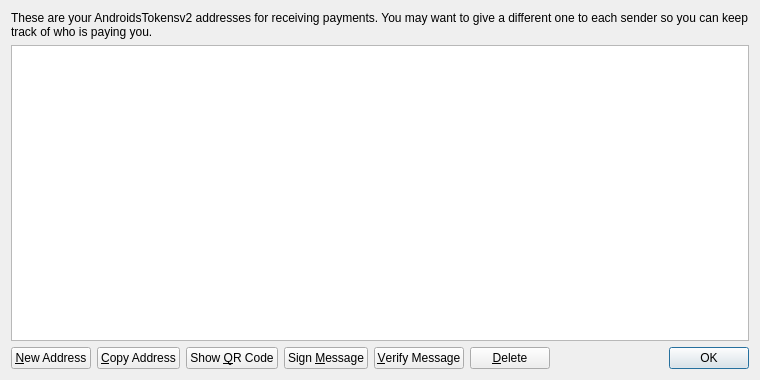
<?xml version="1.0" encoding="UTF-8"?>
<ui version="4.0">
 <class>AddressBookPage</class>
 <widget class="QWidget" name="AddressBookPage">
  <property name="geometry">
   <rect>
    <x>0</x>
    <y>0</y>
    <width>760</width>
    <height>380</height>
   </rect>
  </property>
  <property name="windowTitle">
   <string>Address Book</string>
  </property>
  <layout class="QVBoxLayout" name="verticalLayout">
   <item>
    <widget class="QLabel" name="labelExplanation">
     <property name="text">
      <string>These are your AndroidsTokensv2 addresses for receiving payments. You may want to give a different one to each sender so you can keep track of who is paying you.</string>
     </property>
     <property name="textFormat">
      <enum>Qt::PlainText</enum>
     </property>
     <property name="wordWrap">
      <bool>true</bool>
     </property>
    </widget>
   </item>
   <item>
    <widget class="QTableView" name="tableView">
     <property name="contextMenuPolicy">
      <enum>Qt::CustomContextMenu</enum>
     </property>
     <property name="toolTip">
      <string>Double-click to edit address or label</string>
     </property>
     <property name="tabKeyNavigation">
      <bool>false</bool>
     </property>
     <property name="alternatingRowColors">
      <bool>true</bool>
     </property>
     <property name="selectionMode">
      <enum>QAbstractItemView::SingleSelection</enum>
     </property>
     <property name="selectionBehavior">
      <enum>QAbstractItemView::SelectRows</enum>
     </property>
     <property name="sortingEnabled">
      <bool>true</bool>
     </property>
     <attribute name="verticalHeaderVisible">
      <bool>false</bool>
     </attribute>
    </widget>
   </item>
   <item>
    <layout class="QHBoxLayout" name="horizontalLayout">
     <item>
      <widget class="QPushButton" name="newAddressButton">
       <property name="toolTip">
        <string>Create a new address</string>
       </property>
       <property name="text">
        <string>&amp;New Address</string>
       </property>
       <property name="icon">
        <iconset resource="../bitcoin.qrc">
         <normaloff>:/icons/add</normaloff>:/icons/add</iconset>
       </property>
      </widget>
     </item>
     <item>
      <widget class="QPushButton" name="copyToClipboard">
       <property name="toolTip">
        <string>Copy the currently selected address to the system clipboard</string>
       </property>
       <property name="text">
        <string>&amp;Copy Address</string>
       </property>
       <property name="icon">
        <iconset resource="../bitcoin.qrc">
         <normaloff>:/icons/editcopy</normaloff>:/icons/editcopy</iconset>
       </property>
      </widget>
     </item>
     <item>
      <widget class="QPushButton" name="showQRCode">
       <property name="text">
        <string>Show &amp;QR Code</string>
       </property>
       <property name="icon">
        <iconset resource="../bitcoin.qrc">
         <normaloff>:/icons/qrcode</normaloff>:/icons/qrcode</iconset>
       </property>
      </widget>
     </item>
     <item>
      <widget class="QPushButton" name="signMessage">
       <property name="toolTip">
        <string>Sign a message to prove you own a AndroidsTokensv2 address</string>
       </property>
       <property name="text">
        <string>Sign &amp;Message</string>
       </property>
       <property name="icon">
        <iconset resource="../bitcoin.qrc">
         <normaloff>:/icons/edit</normaloff>:/icons/edit</iconset>
       </property>
      </widget>
     </item>
     <item>
      <widget class="QPushButton" name="verifyMessage">
       <property name="toolTip">
        <string>Verify a message to ensure it was signed with a specified AndroidsTokensv2 address</string>
       </property>
       <property name="text">
        <string>&amp;Verify Message</string>
       </property>
       <property name="icon">
        <iconset resource="../bitcoin.qrc">
         <normaloff>:/icons/transaction_0</normaloff>:/icons/transaction_0</iconset>
       </property>
      </widget>
     </item>
     <item>
      <widget class="QPushButton" name="deleteButton">
       <property name="toolTip">
        <string>Delete the currently selected address from the list</string>
       </property>
       <property name="text">
        <string>&amp;Delete</string>
       </property>
       <property name="icon">
        <iconset resource="../bitcoin.qrc">
         <normaloff>:/icons/remove</normaloff>:/icons/remove</iconset>
       </property>
      </widget>
     </item>
     <item>
      <spacer name="horizontalSpacer">
       <property name="orientation">
        <enum>Qt::Horizontal</enum>
       </property>
       <property name="sizeHint" stdset="0">
        <size>
         <width>40</width>
         <height>20</height>
        </size>
       </property>
      </spacer>
     </item>
     <item>
      <widget class="QDialogButtonBox" name="buttonBox">
       <property name="sizePolicy">
        <sizepolicy hsizetype="Maximum" vsizetype="Fixed">
         <horstretch>0</horstretch>
         <verstretch>0</verstretch>
        </sizepolicy>
       </property>
       <property name="standardButtons">
        <set>QDialogButtonBox::Ok</set>
       </property>
      </widget>
     </item>
    </layout>
   </item>
  </layout>
 </widget>
 <resources>
  <include location="../bitcoin.qrc"/>
 </resources>
 <connections/>
</ui>
